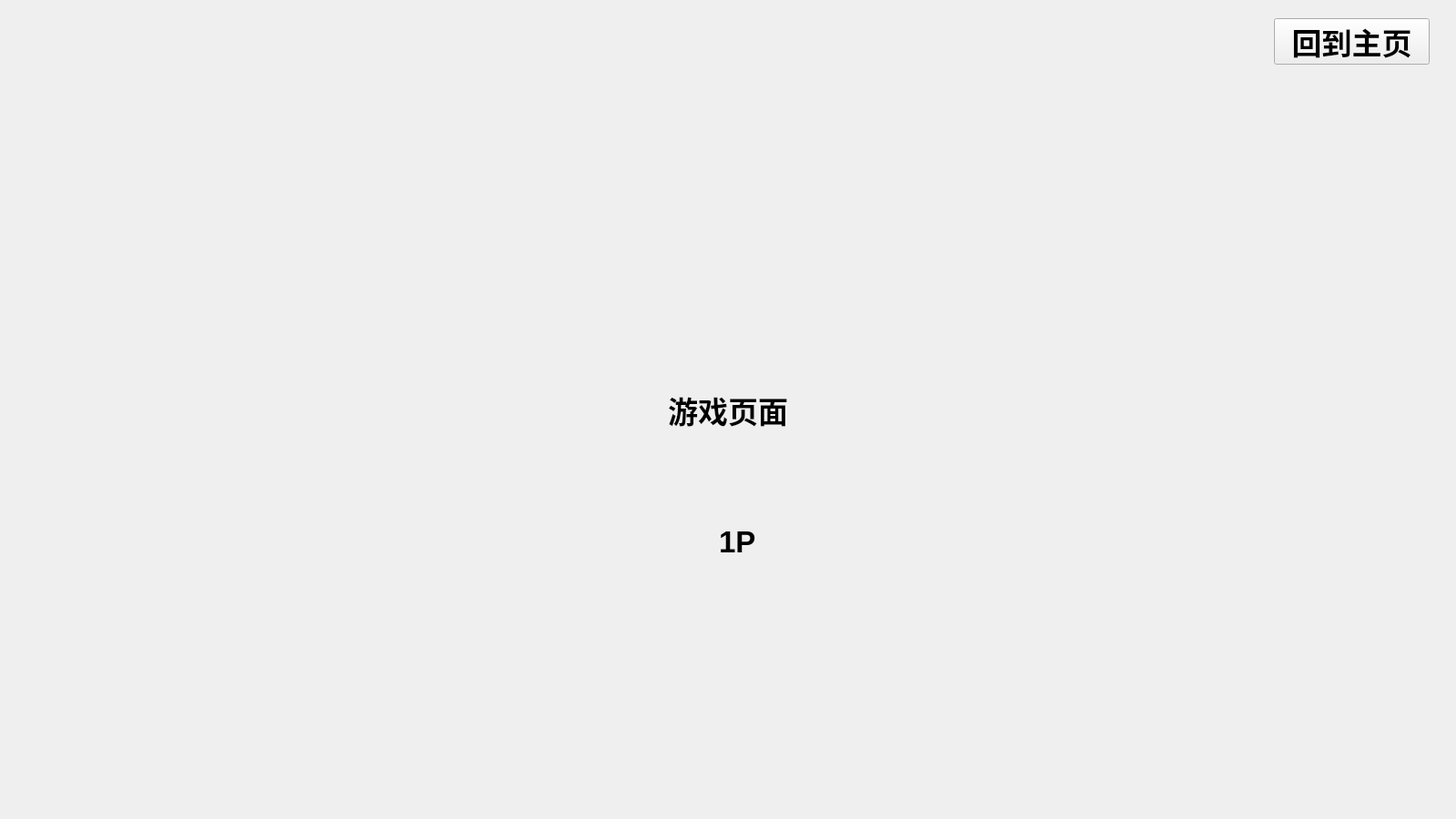
<?xml version="1.0" encoding="UTF-8"?>
<ui version="4.0">
 <class>GameWindow</class>
 <widget class="QWidget" name="GameWindow">
  <property name="geometry">
   <rect>
    <x>0</x>
    <y>0</y>
    <width>1600</width>
    <height>900</height>
   </rect>
  </property>
  <property name="font">
   <font>
    <pointsize>25</pointsize>
    <bold>true</bold>
   </font>
  </property>
  <property name="windowTitle">
   <string>透明麻雀（游戏）</string>
  </property>
  <widget class="QLabel" name="label_2">
   <property name="geometry">
    <rect>
     <x>700</x>
     <y>400</y>
     <width>200</width>
     <height>100</height>
    </rect>
   </property>
   <property name="text">
    <string>游戏页面</string>
   </property>
   <property name="alignment">
    <set>Qt::AlignCenter</set>
   </property>
  </widget>
  <widget class="QPushButton" name="homeButton">
   <property name="geometry">
    <rect>
     <x>1400</x>
     <y>20</y>
     <width>171</width>
     <height>51</height>
    </rect>
   </property>
   <property name="text">
    <string>回到主页</string>
   </property>
  </widget>
  <widget class="QLabel" name="card">
   <property name="geometry">
    <rect>
     <x>790</x>
     <y>480</y>
     <width>201</width>
     <height>231</height>
    </rect>
   </property>
   <property name="text">
    <string>1P</string>
   </property>
  </widget>
 </widget>
 <resources/>
 <connections/>
</ui>
